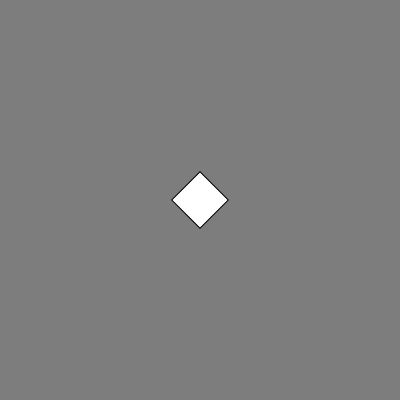
Frame 1 (no input)
Frame 60 (no input): identical to frame 1, image omitted
Frame 120 (the mouse pressed at the canvas centre since frame 60): identical to frame 1, image omitted

The p5.js sketch that drew this single still picture (run headless with seeded random() and noise() and a simulated clock; from frame 60 on, the mouse is pressed at the canvas centre):

// p5.js sketch
// ── sketch.js
//let allows to assign a variable
  let canvasWidth = 400;
  let canvasHeight = 400;
  let x = 0;
  let fillColor = "black"

function setup() {
  createCanvas(canvasWidth, canvasHeight);
  //frameRate(20);
  angleMode(DEGREES)
  rectMode(CENTER)
}

function draw() {
  background(125);

  //pushing a new piece of "graph paper" ontop of stack
  push()
  translate(200,200)
  rotate(45)
  rect(0,0,40,40)
  pop()
  //takes "graph paper away"

  //fill(map (mouseX,0,canvasWidth,0,255));
  //for (let n=0 ; n<6 ; n++){
    //rect(40*n,mouseY,34,40)}
  
  //let n = 0;
  //while (n < 4) {
    //rect(40*n,100,34,40);
    //n++;}

  //fill(fillColor);
    //rect(200,200,40,40)

  //ellipse(canvasWidth/2, canvasHeight/2,4,4)
  //circle(100,100,10)
//if (x > 100 || x < 200) {x++}

//if (mouseIsPressed){}
  //rect(x,x,40,40)
  //rect(x*2,340,40,40);

}








function mouseClicked() {
  //fill(random(225))
  if (fillColor == "black") {
    fillColor = "white"
  } else {
    fillColor = "black"
  }
}
